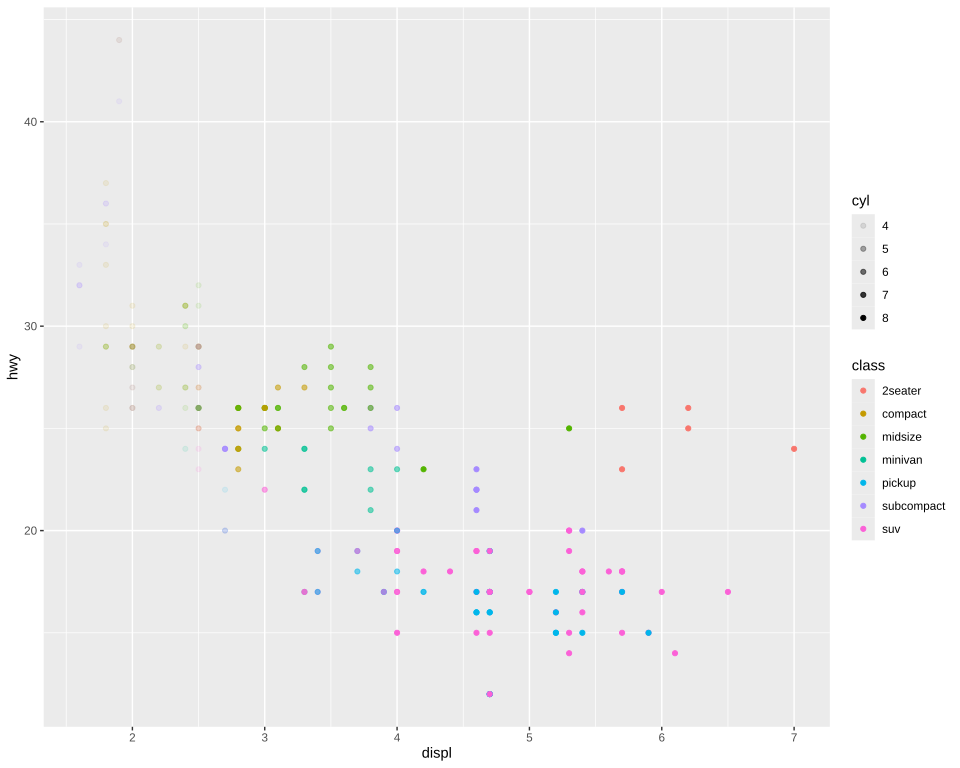

Source code (R):
# The plot test/golden/point_colour_alpha.svg draws, drawn by ggplot2 itself, as ggplot2's own
# visual tests draw their snapshots: the independent check on that golden whenever it changes. The
# suite never runs this; it needs R, ggplot2 and vdiffr, saved as the Docker image
# giggly-r:ggplot2-4.0.3. From the repository's root:
#
#   docker run --rm -v "$PWD/test/golden":/golden:ro giggly-r:ggplot2-4.0.3 \
#     Rscript /golden/point_colour_alpha.R > point_colour_alpha.ggplot2.svg
#
# and compare the two drawings element by element, as test/golden/point.R describes.
#
# mpg's highway mileage by displacement, each point in its class's hue, seven of them round the
# circle as pal_hue() spaces them, and as opaque as its number of cylinders: two legends, stacked
# down the right of the panel, each left-aligned. ggplot2 orders legends by a hash no reader can
# predict; Giggly orders them by their aesthetics' names, so `guides()` here puts alpha first.
#
# First checked with ggplot2 4.0.3 and vdiffr 1.0.9: every element and clip path matches but
# svglite's around the whole drawing, and the one departure is test/golden/point.R's, the x axis
# drawn before the y.

library(ggplot2)

plot <- ggplot(mpg, aes(displ, hwy, colour = class, alpha = cyl)) +
  geom_point() +
  guides(alpha = guide_legend(order = 1), colour = guide_legend(order = 2)) +
  theme_gray()

file <- tempfile(fileext = ".svg")
vdiffr::write_svg(plot, file)
cat(readLines(file), sep = "\n")
